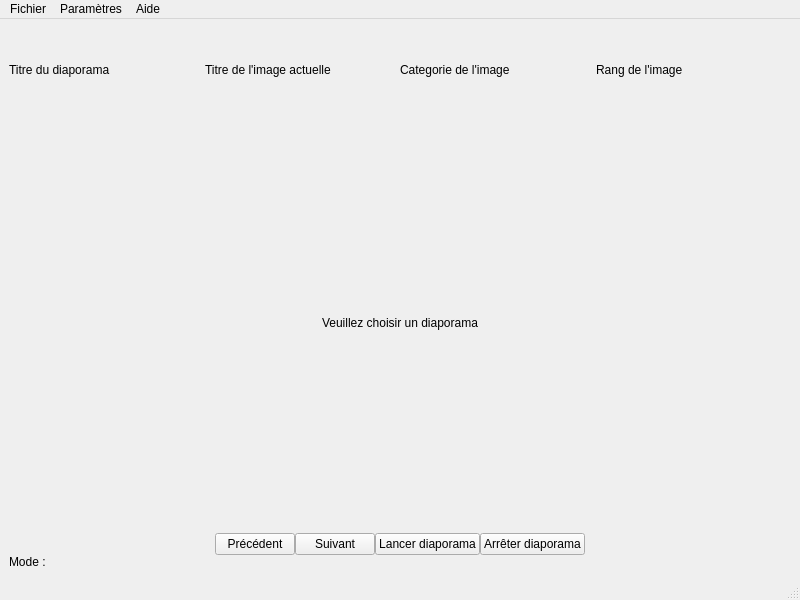
<?xml version="1.0" encoding="UTF-8"?>
<ui version="4.0">
 <class>lecteurVue</class>
 <widget class="QMainWindow" name="lecteurVue">
  <property name="geometry">
   <rect>
    <x>0</x>
    <y>0</y>
    <width>800</width>
    <height>600</height>
   </rect>
  </property>
  <property name="windowTitle">
   <string>lecteurVue</string>
  </property>
  <widget class="QWidget" name="centralwidget">
   <layout class="QHBoxLayout" name="horizontalLayout">
    <item>
     <layout class="QVBoxLayout" name="verticalLayout" stretch="1,5,1,0">
      <property name="spacing">
       <number>0</number>
      </property>
      <item>
       <layout class="QHBoxLayout" name="horizontalLayout_3">
        <item>
         <widget class="QLabel" name="titreDiapo">
          <property name="text">
           <string>Titre du diaporama</string>
          </property>
         </widget>
        </item>
        <item>
         <widget class="QLabel" name="titreImage">
          <property name="text">
           <string>Titre de l'image actuelle</string>
          </property>
         </widget>
        </item>
        <item>
         <widget class="QLabel" name="categorieImage">
          <property name="text">
           <string>Categorie de l'image</string>
          </property>
         </widget>
        </item>
        <item>
         <widget class="QLabel" name="rangImage">
          <property name="text">
           <string>Rang de l'image</string>
          </property>
         </widget>
        </item>
       </layout>
      </item>
      <item>
       <widget class="QLabel" name="imageDiapo">
        <property name="text">
         <string>Veuillez choisir un diaporama</string>
        </property>
        <property name="alignment">
         <set>Qt::AlignCenter</set>
        </property>
       </widget>
      </item>
      <item>
       <layout class="QHBoxLayout" name="horizontalLayout_4">
        <item>
         <spacer name="horizontalSpacer">
          <property name="orientation">
           <enum>Qt::Horizontal</enum>
          </property>
          <property name="sizeHint" stdset="0">
           <size>
            <width>40</width>
            <height>20</height>
           </size>
          </property>
         </spacer>
        </item>
        <item>
         <widget class="QPushButton" name="bPrecedent">
          <property name="text">
           <string>Précédent</string>
          </property>
         </widget>
        </item>
        <item>
         <widget class="QPushButton" name="bSuivant">
          <property name="text">
           <string>Suivant</string>
          </property>
         </widget>
        </item>
        <item>
         <widget class="QPushButton" name="bLancerDiapo">
          <property name="text">
           <string>Lancer diaporama</string>
          </property>
         </widget>
        </item>
        <item>
         <widget class="QPushButton" name="bArret">
          <property name="text">
           <string>Arrêter diaporama</string>
          </property>
         </widget>
        </item>
        <item>
         <spacer name="horizontalSpacer_2">
          <property name="orientation">
           <enum>Qt::Horizontal</enum>
          </property>
          <property name="sizeHint" stdset="0">
           <size>
            <width>40</width>
            <height>20</height>
           </size>
          </property>
         </spacer>
        </item>
       </layout>
      </item>
      <item>
       <layout class="QVBoxLayout" name="verticalLayout_2">
        <item>
         <widget class="QLabel" name="mode">
          <property name="text">
           <string>Mode :</string>
          </property>
         </widget>
        </item>
       </layout>
      </item>
     </layout>
    </item>
   </layout>
  </widget>
  <widget class="QMenuBar" name="menubar">
   <property name="geometry">
    <rect>
     <x>0</x>
     <y>0</y>
     <width>800</width>
     <height>22</height>
    </rect>
   </property>
   <widget class="QMenu" name="menuFichier">
    <property name="title">
     <string>Fichier</string>
    </property>
    <addaction name="actionQuitter"/>
   </widget>
   <widget class="QMenu" name="menuParam_tres">
    <property name="title">
     <string>Paramètres</string>
    </property>
    <addaction name="actionVitesseDefilement"/>
    <addaction name="actionChargerDiapo"/>
    <addaction name="actionEnleverDiapo"/>
   </widget>
   <widget class="QMenu" name="menuAide">
    <property name="title">
     <string>Aide</string>
    </property>
    <addaction name="actionAPropos"/>
   </widget>
   <addaction name="menuFichier"/>
   <addaction name="menuParam_tres"/>
   <addaction name="menuAide"/>
  </widget>
  <widget class="QStatusBar" name="statusbar"/>
  <action name="actionQuitter">
   <property name="text">
    <string>Quitter</string>
   </property>
  </action>
  <action name="actionVitesseDefilement">
   <property name="text">
    <string>Vitesse de défilement</string>
   </property>
  </action>
  <action name="actionChargerDiapo">
   <property name="text">
    <string>Charger diaporama</string>
   </property>
  </action>
  <action name="actionEnleverDiapo">
   <property name="text">
    <string>Enlever diaporama</string>
   </property>
  </action>
  <action name="actionAPropos">
   <property name="text">
    <string>A propos</string>
   </property>
  </action>
  <action name="actionAutomatique">
   <property name="checkable">
    <bool>false</bool>
   </property>
   <property name="checked">
    <bool>false</bool>
   </property>
   <property name="enabled">
    <bool>true</bool>
   </property>
   <property name="text">
    <string>Automatique</string>
   </property>
  </action>
  <action name="actionManuel">
   <property name="text">
    <string>Manuel</string>
   </property>
  </action>
 </widget>
 <resources/>
 <connections/>
</ui>
